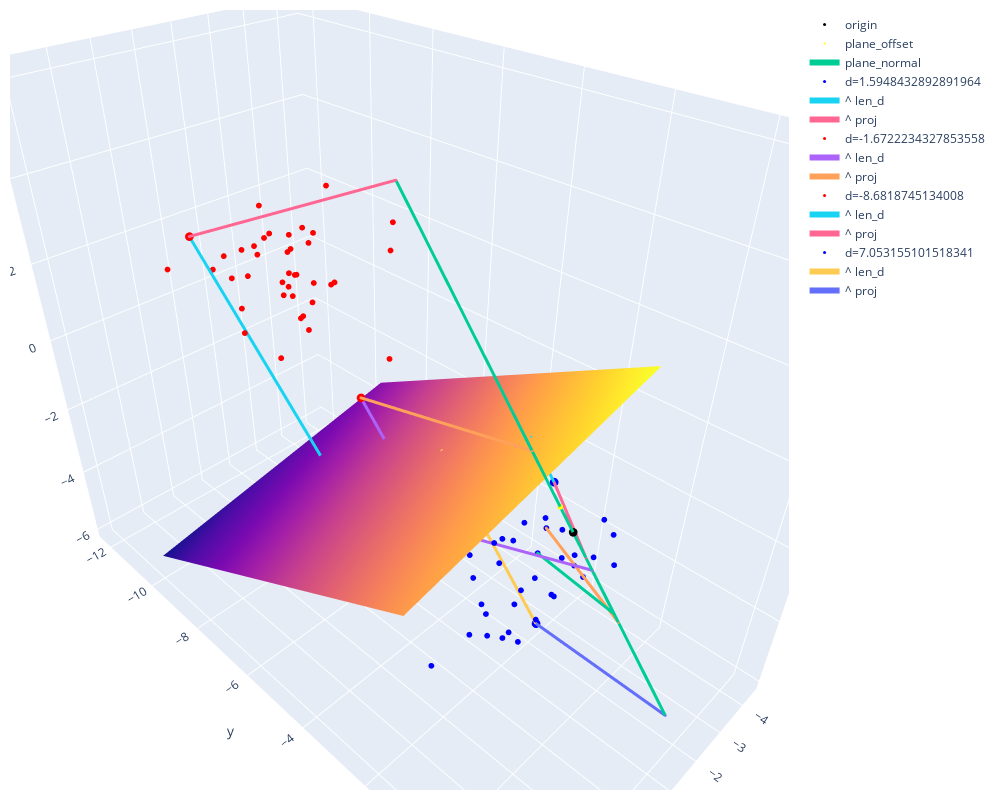

Notebook cell for this chart:
### Code cell
with ThreeDFigure() as fig: #trafo, back_trafo, swap_axes="xz"
    plane_offset = decision_plane.project([0,0,0]) #point where plane == plane.normal (plane doesn't need to go through [0,0,0])
    fig.add_markers([0,0,0], size=3, name="origin") #coordinate center
    fig.add_markers(plane_offset, name="plane_offset", color="yellow")
    fig.add_line(plane_offset+decision_plane.normal*minneg, plane_offset+decision_plane.normal*maxpos, name="plane_normal") 
    for point, side in zip(X, y):
        if trafo(point)[0] in [minneg, maxneg, minpos, maxpos]:
            fig.add_markers(point, color="blue" if side else "red", name="d="+str(trafo(point)[0]), size=3)
            fig.add_line(point, back_trafo([0, trafo(point)[1], trafo(point)[2]]), name="^ len_d",)            
            fig.add_line(point, ortho_projection_affine(point, decision_plane.normal), name="^ proj")
        else:
            fig.add_markers(point, color="blue" if side else "red", name=str(trafo(point)[0]), showlegend=False)
    xx, yy = make_meshgrid(minx=minx, miny=miny, maxx=maxx, maxy=maxy, margin=0.1)
    fig.add_surface(xx, yy, decision_plane.z) #decision hyperplane
    fig.add_sample_projections(X, decision_plane.normal, n_samples=3, showlegend=False)

### Figure 1 — Plotly figure (JSON) as saved in the notebook; plotly's stock layout.template omitted (floating-point values rounded to 4 significant figures; data arrays with more than 128 entries replaced by an {"elided": "..."} marker saying what was removed)
{"data": [{"marker": {"color": "black", "line": {"width": 0}, "size": 3}, "mode": "markers", "name": "origin", "type": "scatter3d", "x": [0], "y": [0], "z": [0]}, {"marker": {"color": "yellow", "line": {"width": 0}, "size": 2}, "mode": "markers", "name": "plane_offset", "type": "scatter3d", "x": [0.1046], "y": [-0.2674], "z": [0.5043]}, {"line": {"width": 6}, "marker": {"size": 1}, "name": "plane_normal", "type": "scatter3d", "x": [1.254, -0.8294], "y": [-3.208, 2.121], "z": [6.049, -4.0]}, {"marker": {"color": "blue", "line": {"width": 0}, "size": 2}, "mode": "markers", "name": "4.520048889660113", "showlegend": false, "type": "scatter3d", "x": [0.04201], "y": [-1.29], "z": [-3.848]}, {"marker": {"color": "blue", "line": {"width": 0}, "size": 3}, "mode": "markers", "name": "d=1.5948432892891964", "type": "scatter3d", "x": [-2.134], "y": [-1.905], "z": [-1.249]}, {"line": {"width": 6}, "marker": {"size": 1}, "name": "^ len_d", "type": "scatter3d", "x": [-2.134, -1.923], "y": [-1.905, -2.445], "z": [-1.249, -0.2301]}, {"line": {"width": 6}, "marker": {"size": 1}, "name": "^ proj", "type": "scatter3d", "x": [-2.134, -0.1066], "y": [-1.905, 0.2727], "z": [-1.249, -0.5142]}, {"marker": {"color": "blue", "line": {"width": 0}, "size": 2}, "mode": "markers", "name": "3.730073856769494", "showlegend": false, "type": "scatter3d", "x": [-2.644], "y": [-2.291], "z": [-3.153]}, {"marker": {"color": "red", "line": {"width": 0}, "size": 2}, "mode": "markers", "name": "-5.746036972250472", "showlegend": false, "type": "scatter3d", "x": [-1.84], "y": [-10.38], "z": [0.4023]}, {"marker": {"color": "red", "line": {"width": 0}, "size": 2}, "mode": "markers", "name": "-5.607510666265674", "showlegend": false, "type": "scatter3d", "x": [-1.616], "y": [-8.87], "z": [1.041]}, {"marker": {"color": "blue", "line": {"width": 0}, "size": 2}, "mode": "markers", "name": "2.4661830433717755", "showlegend": false, "type": "scatter3d", "x": [-1.608], "y": [-2.186], "z": [-2.244]}, {"marker": {"color": "blue", "line": {"width": 0}, "size": 2}, "mode": "markers", "name": "3.8376873852942412", "showlegend": false, "type": "scatter3d", "x": [-1.723], "y": [-0.8964], "z": [-2.696]}, {"marker": {"color": "red", "line": {"width": 0}, "size": 2}, "mode": "markers", "name": "-3.8078096518505196", "showlegend": false, "type": "scatter3d", "x": [-0.7717], "y": [-9.265], "z": [-0.8654]}, {"marker": {"color": "blue", "line": {"width": 0}, "size": 2}, "mode": "markers", "name": "3.673785048108538", "showlegend": false, "type": "scatter3d", "x": [-0.6713], "y": [-0.6319], "z": [-2.635]}, {"marker": {"color": "blue", "line": {"width": 0}, "size": 2}, "mode": "markers", "name": "3.44604525903424", "showlegend": false, "type": "scatter3d", "x": [-1.598], "y": [-1.752], "z": [-2.844]}, {"marker": {"color": "red", "line": {"width": 0}, "size": 2}, "mode": "markers", "name": "-7.271671630723954", "showlegend": false, "type": "scatter3d", "x": [-1.876], "y": [-9.501], "z": [2.168]}, {"marker": {"color": "red", "line": {"width": 0}, "size": 2}, "mode": "markers", "name": "-6.020520723246395", "showlegend": false, "type": "scatter3d", "x": [1.305], "y": [-7.646], "z": [1.434]}, {"marker": {"color": "blue", "line": {"width": 0}, "size": 2}, "mode": "markers", "name": "3.4032184473528435", "showlegend": false, "type": "scatter3d", "x": [-0.5587], "y": [-2.654], "z": [-3.502]}, {"marker": {"color": "blue", "line": {"width": 0}, "size": 2}, "mode": "markers", "name": "3.498349447054899", "showlegend": false, "type": "scatter3d", "x": [-0.5371], "y": [-1.351], "z": [-2.896]}, {"marker": {"color": "blue", "line": {"width": 0}, "size": 2}, "mode": "markers", "name": "5.399432010748937", "showlegend": false, "type": "scatter3d", "x": [-2.428], "y": [-2.3], "z": [-4.615]}, {"marker": {"color": "red", "line": {"width": 0}, "size": 2}, "mode": "markers", "name": "-8.158240782127118", "showlegend": false, "type": "scatter3d", "x": [-2.189], "y": [-8.93], "z": [3.285]}, {"marker": {"color": "red", "line": {"width": 0}, "size": 2}, "mode": "markers", "name": "-7.3650489452777235", "showlegend": false, "type": "scatter3d", "x": [-1.239], "y": [-10.6], "z": [1.532]}, {"marker": {"color": "red", "line": {"width": 0}, "size": 3}, "mode": "markers", "name": "d=-1.6722234327853558", "type": "scatter3d", "x": [-1.549], "y": [-7.25], "z": [-1.442]}, {"line": {"width": 6}, "marker": {"size": 1}, "name": "^ len_d", "type": "scatter3d", "x": [-1.549, -1.771], "y": [-7.25, -6.684], "z": [-1.442, -2.509]}, {"line": {"width": 6}, "marker": {"size": 1}, "name": "^ proj", "type": "scatter3d", "x": [-1.549, 0.326], "y": [-7.25, -0.8338], "z": [-1.442, 1.572]}, {"marker": {"color": "blue", "line": {"width": 0}, "size": 2}, "mode": "markers", "name": "3.1918128431443082", "showlegend": false, "type": "scatter3d", "x": [-1.658], "y": [-2.469], "z": [-2.997]}, {"marker": {"color": "red", "line": {"width": 0}, "size": 2}, "mode": "markers", "name": "-5.669605567677302", "showlegend": false, "type": "scatter3d", "x": [-0.7772], "y": [-10.73], "z": [-0.0647]}, {"marker": {"color": "blue", "line": {"width": 0}, "size": 2}, "mode": "markers", "name": "3.95861417522373", "showlegend": false, "type": "scatter3d", "x": [-0.2077], "y": [-0.6905], "z": [-3.003]}, {"marker": {"color": "red", "line": {"width": 0}, "size": 2}, "mode": "markers", "name": "-2.4474271754436017", "showlegend": false, "type": "scatter3d", "x": [-2.209], "y": [-6.931], "z": [-0.4799]}, {"marker": {"color": "red", "line": {"width": 0}, "size": 2}, "mode": "markers", "name": "-6.941054921454233", "showlegend": false, "type": "scatter3d", "x": [-2.109], "y": [-9.394], "z": [1.994]}, {"marker": {"color": "blue", "line": {"width": 0}, "size": 2}, "mode": "markers", "name": "4.7846186118741265", "showlegend": false, "type": "scatter3d", "x": [-0.318], "y": [-1.401], "z": [-4.056]}, {"marker": {"color": "blue", "line": {"width": 0}, "size": 2}, "mode": "markers", "name": "3.301057483054031", "showlegend": false, "type": "scatter3d", "x": [-1.762], "y": [-2.847], "z": [-3.268]}, {"marker": {"color": "red", "line": {"width": 0}, "size": 2}, "mode": "markers", "name": "-5.949817120353086", "showlegend": false, "type": "scatter3d", "x": [-1.699], "y": [-9.614], "z": [0.9537]}, {"marker": {"color": "red", "line": {"width": 0}, "size": 2}, "mode": "markers", "name": "-7.633541009132971", "showlegend": false, "type": "scatter3d", "x": [-0.8996], "y": [-9.699], "z": [2.167]}, {"marker": {"color": "red", "line": {"width": 0}, "size": 3}, "mode": "markers", "name": "d=-8.6818745134008", "type": "scatter3d", "x": [0.1266], "y": [-11.22], "z": [2.034]}, {"line": {"width": 6}, "marker": {"size": 1}, "name": "^ len_d", "type": "scatter3d", "x": [0.1266, -1.023], "y": [-11.22, -8.279], "z": [2.034, -3.51]}, {"line": {"width": 6}, "marker": {"size": 1}, "name": "^ proj", "type": "scatter3d", "x": [0.1266, 1.254], "y": [-11.22, -3.208], "z": [2.034, 6.049]}, {"marker": {"color": "blue", "line": {"width": 0}, "size": 2}, "mode": "markers", "name": "3.9210811233699054", "showlegend": false, "type": "scatter3d", "x": [-3.279], "y": [-1.228], "z": [-2.619]}, {"marker": {"color": "red", "line": {"width": 0}, "size": 2}, "mode": "markers", "name": "-7.602515724487545", "showlegend": false, "type": "scatter3d", "x": [-0.5448], "y": [-10.13], "z": [1.836]}, {"marker": {"color": "red", "line": {"width": 0}, "size": 2}, "mode": "markers", "name": "-5.821567799474049", "showlegend": false, "type": "scatter3d", "x": [-1.999], "y": [-10.06], "z": [0.6682]}, {"marker": {"color": "blue", "line": {"width": 0}, "size": 2}, "mode": "markers", "name": "4.2453322684227635", "showlegend": false, "type": "scatter3d", "x": [-0.692], "y": [-1.589], "z": [-3.622]}, {"marker": {"color": "blue", "line": {"width": 0}, "size": 2}, "mode": "markers", "name": "5.022066891361087", "showlegend": false, "type": "scatter3d", "x": [-0.2605], "y": [-1.922], "z": [-4.544]}, {"marker": {"color": "blue", "line": {"width": 0}, "size": 2}, "mode": "markers", "name": "2.356889327495308", "showlegend": false, "type": "scatter3d", "x": [-1.72], "y": [-1.741], "z": [-1.892]}, {"marker": {"color": "blue", "line": {"width": 0}, "size": 2}, "mode": "markers", "name": "2.001576426963762", "showlegend": false, "type": "scatter3d", "x": [-0.5416], "y": [-2.586], "z": [-2.284]}, {"marker": {"color": "blue", "line": {"width": 0}, "size": 2}, "mode": "markers", "name": "5.154826184049101", "showlegend": false, "type": "scatter3d", "x": [-3.144], "y": [-1.262], "z": [-3.709]}, {"marker": {"color": "blue", "line": {"width": 0}, "size": 2}, "mode": "markers", "name": "1.805608645617694", "showlegend": false, "type": "scatter3d", "x": [1.986], "y": [-0.6218], "z": [-1.601]}, {"marker": {"color": "red", "line": {"width": 0}, "size": 2}, "mode": "markers", "name": "-6.668864378112852", "showlegend": false, "type": "scatter3d", "x": [-0.7782], "y": [-10.33], "z": [0.9933]}, {"marker": {"color": "blue", "line": {"width": 0}, "size": 2}, "mode": "markers", "name": "4.968407305167935", "showlegend": false, "type": "scatter3d", "x": [-2.354], "y": [-1.001], "z": [-3.577]}, {"marker": {"color": "blue", "line": {"width": 0}, "size": 2}, "mode": "markers", "name": "2.688726822625997", "showlegend": false, "type": "scatter3d", "x": [0.5324], "y": [-3.307], "z": [-3.47]}, {"marker": {"color": "blue", "line": {"width": 0}, "size": 2}, "mode": "markers", "name": "5.755562963389442", "showlegend": false, "type": "scatter3d", "x": [-0.7956], "y": [-1.466], "z": [-4.812]}, {"marker": {"color": "red", "line": {"width": 0}, "size": 2}, "mode": "markers", "name": "-7.3728687023051656", "showlegend": false, "type": "scatter3d", "x": [-1.958], "y": [-10.92], "z": [1.518]}, {"marker": {"color": "red", "line": {"width": 0}, "size": 2}, "mode": "markers", "name": "-4.570605324803122", "showlegend": false, "type": "scatter3d", "x": [-0.8466], "y": [-8.203], "z": [0.3586]}, {"marker": {"color": "red", "line": {"width": 0}, "size": 2}, "mode": "markers", "name": "-7.4304685437082725", "showlegend": false, "type": "scatter3d", "x": [-0.9541], "y": [-11.52], "z": [1.04]}, {"marker": {"color": "red", "line": {"width": 0}, "size": 2}, "mode": "markers", "name": "-7.419507853351735", "showlegend": false, "type": "scatter3d", "x": [-1.167], "y": [-9.111], "z": [2.353]}, {"marker": {"color": "red", "line": {"width": 0}, "size": 2}, "mode": "markers", "name": "-5.327458602303041", "showlegend": false, "type": "scatter3d", "x": [-1.619], "y": [-9.718], "z": [0.3556]}, {"marker": {"color": "blue", "line": {"width": 0}, "size": 2}, "mode": "markers", "name": "1.8169013795390119", "showlegend": false, "type": "scatter3d", "x": [2.815], "y": [-0.7715], "z": [-1.862]}, {"marker": {"color": "red", "line": {"width": 0}, "size": 2}, "mode": "markers", "name": "-6.434950219577805", "showlegend": false, "type": "scatter3d", "x": [-2.468], "y": [-10.9], "z": [0.8398]}, {"marker": {"color": "blue", "line": {"width": 0}, "size": 2}, "mode": "markers", "name": "3.2707329704738966", "showlegend": false, "type": "scatter3d", "x": [-2.611], "y": [-3.618], "z": [-3.476]}, {"marker": {"color": "blue", "line": {"width": 0}, "size": 2}, "mode": "markers", "name": "4.721235172440832", "showlegend": false, "type": "scatter3d", "x": [-2.632], "y": [-0.4599], "z": [-3.023]}, {"marker": {"color": "blue", "line": {"width": 0}, "size": 2}, "mode": "markers", "name": "1.9402386170924026", "showlegend": false, "type": "scatter3d", "x": [-0.2737], "y": [-3.075], "z": [-2.547]}, {"marker": {"color": "red", "line": {"width": 0}, "size": 2}, "mode": "markers", "name": "-7.112214167699302", "showlegend": false, "type": "scatter3d", "x": [-0.8563], "y": [-8.682], "z": [2.256]}, {"marker": {"color": "blue", "line": {"width": 0}, "size": 2}, "mode": "markers", "name": "3.1372332157105114", "showlegend": false, "type": "scatter3d", "x": [0.5109], "y": [-1.412], "z": [-2.84]}, {"marker": {"color": "blue", "line": {"width": 0}, "size": 2}, "mode": "markers", "name": "4.509862093101152", "showlegend": false, "type": "scatter3d", "x": [-3.363], "y": [-0.9825], "z": [-2.97]}, {"marker": {"color": "red", "line": {"width": 0}, "size": 2}, "mode": "markers", "name": "-5.170021286032846", "showlegend": false, "type": "scatter3d", "x": [-3.624], "y": [-8.32], "z": [1.379]}, {"marker": {"color": "red", "line": {"width": 0}, "size": 2}, "mode": "markers", "name": "-5.996439457443105", "showlegend": false, "type": "scatter3d", "x": [-0.8982], "y": [-8.915], "z": [1.197]}, {"marker": {"color": "red", "line": {"width": 0}, "size": 2}, "mode": "markers", "name": "-8.40230535797294", "showlegend": false, "type": "scatter3d", "x": [-1.684], "y": [-10.87], "z": [2.36]}, {"marker": {"color": "blue", "line": {"width": 0}, "size": 2}, "mode": "markers", "name": "1.6149323821403296", "showlegend": false, "type": "scatter3d", "x": [-0.1757], "y": [-1.867], "z": [-1.651]}, {"marker": {"color": "red", "line": {"width": 0}, "size": 2}, "mode": "markers", "name": "-7.237929729521423", "showlegend": false, "type": "scatter3d", "x": [-0.585], "y": [-11.51], "z": [0.8038]}, {"marker": {"color": "red", "line": {"width": 0}, "size": 2}, "mode": "markers", "name": "-5.1122468979020335", "showlegend": false, "type": "scatter3d", "x": [-2.302], "y": [-9.049], "z": [0.6697]}, {"marker": {"color": "red", "line": {"width": 0}, "size": 2}, "mode": "markers", "name": "-7.019652106230646", "showlegend": false, "type": "scatter3d", "x": [-0.06222], "y": [-9.943], "z": [1.344]}, {"marker": {"color": "blue", "line": {"width": 0}, "size": 2}, "mode": "markers", "name": "3.7689377724404314", "showlegend": false, "type": "scatter3d", "x": [-0.7792], "y": [-0.7632], "z": [-2.763]}, {"marker": {"color": "blue", "line": {"width": 0}, "size": 2}, "mode": "markers", "name": "2.3337531024079405", "showlegend": false, "type": "scatter3d", "x": [-1.741], "y": [-2.848], "z": [-2.455]}, {"marker": {"color": "blue", "line": {"width": 0}, "size": 2}, "mode": "markers", "name": "3.790501581749537", "showlegend": false, "type": "scatter3d", "x": [-1.847], "y": [-1.293], "z": [-2.841]}, {"marker": {"color": "red", "line": {"width": 0}, "size": 2}, "mode": "markers", "name": "-4.581978138814096", "showlegend": false, "type": "scatter3d", "x": [-1.662], "y": [-9.415], "z": [-0.1055]}, {"marker": {"color": "blue", "line": {"width": 0}, "size": 2}, "mode": "markers", "name": "5.07065955507533", "showlegend": false, "type": "scatter3d", "x": [-3.058], "y": [-1.707], "z": [-3.891]}, {"marker": {"color": "red", "line": {"width": 0}, "size": 2}, "mode": "markers", "name": "-4.647994181941424", "showlegend": false, "type": "scatter3d", "x": [-1.437], "y": [-9.225], "z": [0.004471]}, {"marker": {"color": "red", "line": {"width": 0}, "size": 2}, "mode": "markers", "name": "-7.964412638579147", "showlegend": false, "type": "scatter3d", "x": [0.3044], "y": [-12.14], "z": [0.9018]}, {"marker": {"color": "red", "line": {"width": 0}, "size": 2}, "mode": "markers", "name": "-6.208350696192314", "showlegend": false, "type": "scatter3d", "x": [-3.148], "y": [-7.75], "z": [2.461]}, {"marker": {"color": "red", "line": {"width": 0}, "size": 2}, "mode": "markers", "name": "-4.789080060194745", "showlegend": false, "type": "scatter3d", "x": [-2.028], "y": [-9.472], "z": [0.1151]}, {"marker": {"color": "red", "line": {"width": 0}, "size": 2}, "mode": "markers", "name": "-5.107469936329951", "showlegend": false, "type": "scatter3d", "x": [-2.413], "y": [-9.048], "z": [0.6892]}, {"marker": {"color": "red", "line": {"width": 0}, "size": 2}, "mode": "markers", "name": "-5.446779511996027", "showlegend": false, "type": "scatter3d", "x": [-1.556], "y": [-9.998], "z": [0.2947]}, {"marker": {"color": "blue", "line": {"width": 0}, "size": 2}, "mode": "markers", "name": "3.488417008881175", "showlegend": false, "type": "scatter3d", "x": [-1.172], "y": [-2.439], "z": [-3.333]}, {"marker": {"color": "blue", "line": {"width": 0}, "size": 2}, "mode": "markers", "name": "5.675159898407471", "showlegend": false, "type": "scatter3d", "x": [-1.545], "y": [-3.139], "z": [-5.476]}, {"marker": {"color": "red", "line": {"width": 0}, "size": 2}, "mode": "markers", "name": "-6.956337738404209", "showlegend": false, "type": "scatter3d", "x": [-1.357], "y": [-8.657], "z": [2.241]}, {"marker": {"color": "red", "line": {"width": 0}, "size": 2}, "mode": "markers", "name": "-6.07050950493736", "showlegend": false, "type": "scatter3d", "x": [-1.661], "y": [-9.857], "z": [0.9188]}, {"marker": {"color": "red", "line": {"width": 0}, "size": 2}, "mode": "markers", "name": "-7.257694339280818", "showlegend": false, "type": "scatter3d", "x": [-0.7377], "y": [-9.795], "z": [1.764]}, {"marker": {"color": "blue", "line": {"width": 0}, "size": 2}, "mode": "markers", "name": "3.8403248724561467", "showlegend": false, "type": "scatter3d", "x": [-2.747], "y": [-1.931], "z": [-3.034]}, {"marker": {"color": "blue", "line": {"width": 0}, "size": 2}, "mode": "markers", "name": "2.4403190202635843", "showlegend": false, "type": "scatter3d", "x": [-0.424], "y": [-2.68], "z": [-2.729]}, {"marker": {"color": "blue", "line": {"width": 0}, "size": 3}, "mode": "markers", "name": "d=7.053155101518341", "type": "scatter3d", "x": [-2.317], "y": [-2.041], "z": [-5.899]}, {"line": {"width": 6}, "marker": {"size": 1}, "name": "^ len_d", "type": "scatter3d", "x": [-2.317, -1.383], "y": [-2.041, -4.429], "z": [-5.899, -1.394]}, {"line": {"width": 6}, "marker": {"size": 1}, "name": "^ proj", "type": "scatter3d", "x": [-2.317, -0.8294], "y": [-2.041, 2.121], "z": [-5.899, -4.0]}, {"showlegend": false, "showscale": false, "type": "surface", "x": {"elided": "30x30 float values"}, "y": {"elided": "30x30 float values"}, "z": {"elided": "30x30 float values"}}, {"line": {"width": 6}, "marker": {"size": 1}, "showlegend": false, "type": "scatter3d", "x": [-1.598, -0.3517], "y": [-1.752, 0.8996], "z": [-2.844, -1.696]}, {"line": {"width": 6}, "marker": {"size": 1}, "showlegend": false, "type": "scatter3d", "x": [-0.5416, -0.1605], "y": [-2.586, 0.4104], "z": [-2.284, -0.774]}, {"line": {"width": 6}, "marker": {"size": 1}, "showlegend": false, "type": "scatter3d", "x": [-2.644, -0.3894], "y": [-2.291, 0.9958], "z": [-3.153, -1.878]}], "layout": {"autosize": true, "height": 800, "margin": {"b": 10, "l": 10, "pad": 4, "r": 10, "t": 10}, "paper_bgcolor": "White", "scene": {"aspectmode": "data", "aspectratio": {"x": 0.695, "y": 1.311, "z": 1.098}, "camera": {"eye": {"x": 1, "y": 1, "z": 1}}}, "width": 1000}}
